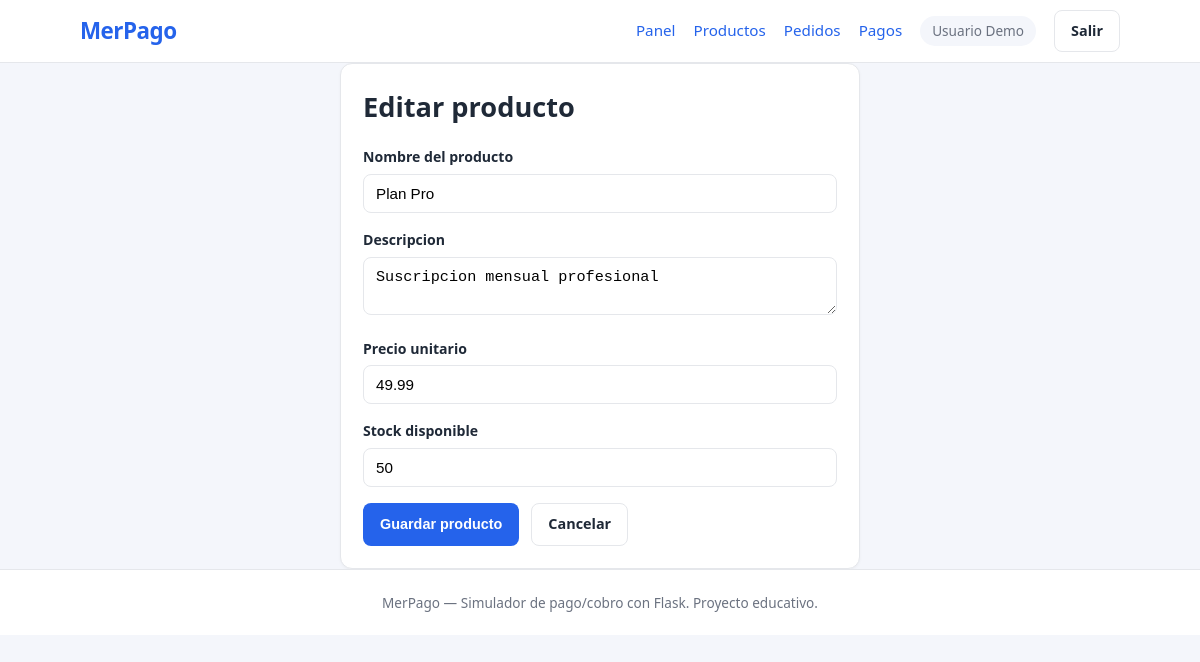
The app's page /products/2/edit (signed in) with its own data.
### app/models.py (models this page shows, shortened)
class User(UserMixin, db.Model):
    __tablename__ = "users"
    id = db.Column(db.Integer, primary_key=True)
    name = db.Column(db.String(120), nullable=False)
    email = db.Column(db.String(255), unique=True, nullable=False, index=True)
    password_hash = db.Column(db.String(255), nullable=False)
    created_at = db.Column(db.DateTime, default=utcnow, nullable=False)
    products = db.relationship(
        "Product", back_populates="owner", cascade="all, delete-orphan"
    )
    orders = db.relationship("Order", back_populates="user")

class TimestampMixin:
    created_at = db.Column(db.DateTime, default=utcnow, nullable=False)
    updated_at = db.Column(
        db.DateTime, default=utcnow, onupdate=utcnow, nullable=False
    )

class Product(TimestampMixin, db.Model):
    __tablename__ = "products"
    id = db.Column(db.Integer, primary_key=True)
    name = db.Column(db.String(150), nullable=False)
    description = db.Column(db.Text, default="")
    price = db.Column(db.Numeric(10, 2), nullable=False)
    stock = db.Column(db.Integer, nullable=False, default=0)
    owner_id = db.Column(db.Integer, db.ForeignKey("users.id"), nullable=False)
    owner = db.relationship("User", back_populates="products")

### app/blueprints/products.py (the view, shortened to what this page needs)
@products_bp.route("/<int:product_id>/edit", methods=["GET", "POST"])
@login_required
def edit_product(product_id: int):
    product = _get_owned_product_or_404(product_id)
    form = ProductForm(obj=product)
    return render_template("products/form.html", form=form, title="Editar producto")

### app/forms.py
class ProductForm(FlaskForm):
    name = StringField("Nombre del producto", validators=[DataRequired(), Length(max=150)])
    description = TextAreaField("Descripcion", validators=[Optional(), Length(max=2000)])
    price = DecimalField(
        "Precio unitario",
        places=2,
        validators=[DataRequired(), NumberRange(min=0.01, message="El precio debe ser mayor que cero.")],
    )
    stock = IntegerField(
        "Stock disponible",
        validators=[DataRequired(), NumberRange(min=0, message="El stock no puede ser negativo.")],
    )
    submit = SubmitField("Guardar producto")

### app/blueprints/products.py (called while the page is built)
def _get_owned_product_or_404(product_id: int) -> Product:
    product = db.session.get(Product, product_id)
    if product is None:
        abort(404)
    if product.owner_id != current_user.id:
        abort(403)
    return product

### app/models.py (called while the page is built)
@login_manager.user_loader
def load_user(user_id: str):
    return db.session.get(User, int(user_id))

### app/templates/products/form.html (shortened to what this page needs)
{% extends "base.html" %}
{% from "_macros.html" import field %}
{% block content %}
<div class="card form-card">
    <h1>{{ title }}</h1>
    <form method="post" novalidate>
        {{ field(form.name, "Ej. Plan mensual") }}
        {{ field(form.description, "Descripcion opcional") }}
        {{ field(form.price, "0.00") }}
        {{ field(form.stock, "0") }}
        <div class="form-actions">
            {{ form.submit(class="btn btn-primary") }}
            <a class="btn btn-outline" href="{{ url_for('products.list_products') }}">Cancelar</a>
        </div>
    </form>
</div>
{% endblock %}

### app/templates/base.html (shortened to what this page needs)
<!DOCTYPE html>
<html lang="es">
<head>
    <link rel="stylesheet" href="{{ url_for('static', filename='css/style.css') }}">
</head>
<body>
    <header class="navbar">
        <div class="container nav-inner">
            <a class="brand" href="{{ url_for('main.index') }}">MerPago</a>
            <nav class="nav-links">
                {% if current_user.is_authenticated %}
                    <a href="{{ url_for('main.dashboard') }}">Panel</a>
                    <a href="{{ url_for('products.list_products') }}">Productos</a>
                    <a href="{{ url_for('orders.list_orders') }}">Pedidos</a>
                    <a href="{{ url_for('payments.list_payments') }}">Pagos</a>
                    <span class="user-chip">{{ current_user.name }}</span>
                    <a class="btn btn-outline" href="{{ url_for('auth.logout') }}">Salir</a>
                {% else %}
                    <a href="{{ url_for('auth.login') }}">Iniciar sesion</a>
                    <a class="btn btn-primary" href="{{ url_for('auth.register') }}">Registrarse</a>
                {% endif %}
            </nav>
        </div>
    </header>
    <main class="container">
        {% block content %}{% endblock %}
    </main>
    <footer class="footer">
        <div class="container">
            MerPago &mdash; Simulador de pago/cobro con Flask. Proyecto educativo.
        </div>
    </footer>
</body>
</html>

### app/templates/_macros.html (shortened to what this page needs)
{% macro field(f, placeholder="") %}
<div class="form-group">
    {{ f.label }}
    {{ f(class="form-control", placeholder=placeholder) }}
</div>
{% endmacro %}

### app/static/css/style.css (style rules this page uses)
:root { --bg: #f4f6fb; --card: #ffffff; --text: #1f2937; --muted: #6b7280; --primary: #2563eb; --primary-dark: #1d4ed8; --success: #16a34a; --warning: #d97706; --danger: #dc2626; --border: #e5e7eb; --radius: 12px; }
* { box-sizing: border-box; }
body { margin: 0; font-family: "Segoe UI", Roboto, Helvetica, Arial, sans-serif; background: var(--bg); color: var(--text); line-height: 1.55; }
.container { width: 100%; max-width: 1080px; margin: 0 auto; padding: 0 20px; }
a { color: var(--primary); text-decoration: none; }
.navbar { background: var(--card); border-bottom: 1px solid var(--border); position: sticky; top: 0; z-index: 10; }
.nav-inner { display: flex; align-items: center; justify-content: space-between; height: 62px; }
.brand { font-size: 1.4rem; font-weight: 700; color: var(--primary); letter-spacing: -0.5px; }
.nav-links { display: flex; align-items: center; gap: 18px; font-size: 0.95rem; }
.user-chip { background: var(--bg); padding: 4px 12px; border-radius: 999px; font-size: 0.85rem; color: var(--muted); }
main { padding: 30px 20px 60px; }
h1 { font-size: 1.7rem; margin: 0 0 18px; }
.card { background: var(--card); border: 1px solid var(--border); border-radius: var(--radius); padding: 22px; margin-bottom: 22px; box-shadow: 0 1px 3px rgba(0,0,0,0.04); }
.btn { display: inline-block; border: 1px solid transparent; border-radius: 8px; padding: 9px 16px; font-size: 0.9rem; font-weight: 600; cursor: pointer; text-align: center; transition: background 0.15s, border 0.15s; }
.btn-primary { background: var(--primary); color: #fff; }
.btn-outline { background: transparent; border-color: var(--border); color: var(--text); }
.form-group { margin-bottom: 16px; }
.form-group label { display: block; font-weight: 600; font-size: 0.88rem; margin-bottom: 6px; }
.form-control { width: 100%; padding: 10px 12px; border: 1px solid var(--border); border-radius: 8px; font-size: 0.95rem; background: #fff; }
.form-actions { display: flex; gap: 12px; margin-top: 10px; }
.auth-card, .form-card { max-width: 520px; margin: 0 auto; }
.footer { border-top: 1px solid var(--border); padding: 22px 0; color: var(--muted); font-size: 0.85rem; text-align: center; background: var(--card); }

### records on screen
User: name "Usuario Demo"
Product: name "Plan Pro", description "Suscripcion mensual profesional", price "49.99", stock "50"

### other values on screen
{{ title }} "Editar producto"
{{ f.label }} "Nombre del producto Descripcion Precio unitario Stock disponible"
